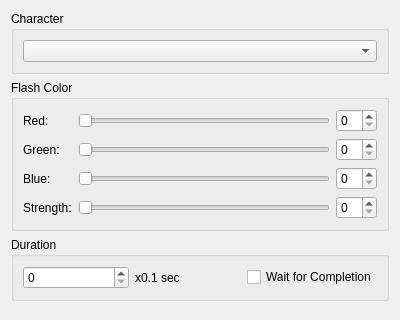
<?xml version="1.0" encoding="UTF-8"?>
<ui version="4.0">
 <class>FlashSpriteWidget</class>
 <widget class="QWidget" name="FlashSpriteWidget">
  <property name="geometry">
   <rect><x>0</x><y>0</y><width>400</width><height>320</height></rect>
  </property>
  <property name="windowTitle">
   <string>Flash Sprite</string>
  </property>
  <layout class="QVBoxLayout" name="verticalLayout">
   <item>
    <widget class="QGroupBox" name="groupTarget">
     <property name="title"><string>Character</string></property>
     <layout class="QVBoxLayout" name="layoutTarget">
      <item><widget class="QComboBox" name="comboTarget"/></item>
     </layout>
    </widget>
   </item>
   <item>
    <widget class="QGroupBox" name="groupColor">
     <property name="title"><string>Flash Color</string></property>
     <layout class="QGridLayout" name="layoutColor">
      <item row="0" column="0"><widget class="QLabel" name="labelRed"><property name="text"><string>Red:</string></property></widget></item>
      <item row="0" column="1">
       <widget class="RpgSlider" name="sliderRed">
        <property name="maximum"><number>31</number></property>
        <property name="orientation"><enum>Qt::Horizontal</enum></property>
       </widget>
      </item>
      <item row="0" column="2">
       <widget class="RpgSpinBox" name="spinRed"><property name="maximum"><number>31</number></property></widget>
      </item>
      <item row="1" column="0"><widget class="QLabel" name="labelGreen"><property name="text"><string>Green:</string></property></widget></item>
      <item row="1" column="1">
       <widget class="RpgSlider" name="sliderGreen">
        <property name="maximum"><number>31</number></property>
        <property name="orientation"><enum>Qt::Horizontal</enum></property>
       </widget>
      </item>
      <item row="1" column="2">
       <widget class="RpgSpinBox" name="spinGreen"><property name="maximum"><number>31</number></property></widget>
      </item>
      <item row="2" column="0"><widget class="QLabel" name="labelBlue"><property name="text"><string>Blue:</string></property></widget></item>
      <item row="2" column="1">
       <widget class="RpgSlider" name="sliderBlue">
        <property name="maximum"><number>31</number></property>
        <property name="orientation"><enum>Qt::Horizontal</enum></property>
       </widget>
      </item>
      <item row="2" column="2">
       <widget class="RpgSpinBox" name="spinBlue"><property name="maximum"><number>31</number></property></widget>
      </item>
      <item row="3" column="0"><widget class="QLabel" name="labelStrength"><property name="text"><string>Strength:</string></property></widget></item>
      <item row="3" column="1">
       <widget class="RpgSlider" name="sliderStrength">
        <property name="maximum"><number>31</number></property>
        <property name="orientation"><enum>Qt::Horizontal</enum></property>
       </widget>
      </item>
      <item row="3" column="2">
       <widget class="RpgSpinBox" name="spinStrength"><property name="maximum"><number>31</number></property></widget>
      </item>
     </layout>
    </widget>
   </item>
   <item>
    <widget class="QGroupBox" name="groupDuration">
     <property name="title"><string>Duration</string></property>
     <layout class="QHBoxLayout" name="layoutDuration">
      <item>
       <widget class="RpgSpinBox" name="spinTime">
        <property name="maximum"><number>1000</number></property>
       </widget>
      </item>
      <item><widget class="QLabel" name="labelTime"><property name="text"><string>x0.1 sec</string></property></widget></item>
      <item>
       <widget class="QCheckBox" name="checkWait">
        <property name="text"><string>Wait for Completion</string></property>
       </widget>
      </item>
     </layout>
    </widget>
   </item>
   <item>
    <spacer name="verticalSpacer">
     <property name="orientation"><enum>Qt::Vertical</enum></property>
     <property name="sizeHint" stdset="0"><size><width>20</width><height>10</height></size></property>
    </spacer>
   </item>
  </layout>
 </widget>
 <customwidgets>
  <customwidget>
   <class>RpgSpinBox</class>
   <extends>QSpinBox</extends>
   <header>ui/common/rpg_spinbox.h</header>
  </customwidget>
  <customwidget>
   <class>RpgSlider</class>
   <extends>QSlider</extends>
   <header>ui/common/rpg_slider.h</header>
  </customwidget>
 </customwidgets>
 <resources/>
 <connections/>
</ui>
